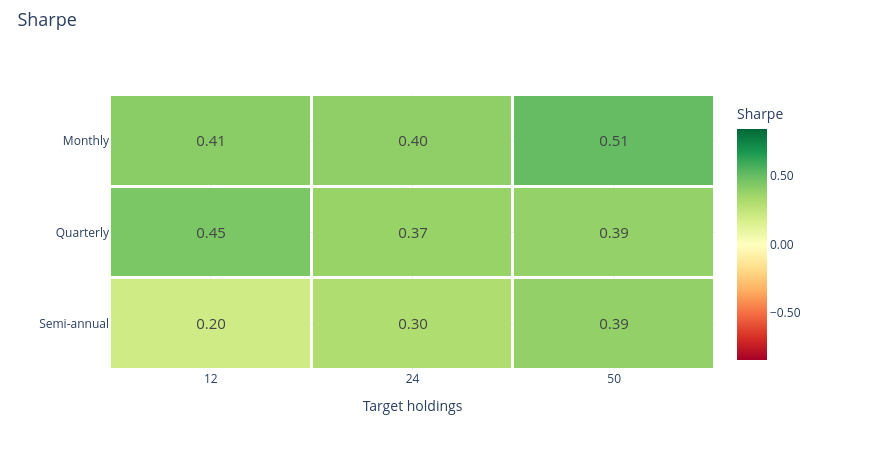

Source (notebook cell):
### Markdown cell above
### Sharpe ratio

### Code cell
research.heatmap('sharpe')

### Figure 1 — Plotly figure (JSON) as saved in the notebook; plotly's stock layout.template omitted (floating-point values rounded to 4 significant figures)
{"data": [{"colorbar": {"tickformat": ".2f", "title": {"text": "Sharpe"}}, "colorscale": [[0.0, "rgb(165,0,38)"], [0.1, "rgb(215,48,39)"], [0.2, "rgb(244,109,67)"], [0.3, "rgb(253,174,97)"], [0.4, "rgb(254,224,139)"], [0.5, "rgb(255,255,191)"], [0.6, "rgb(217,239,139)"], [0.7, "rgb(166,217,106)"], [0.8, "rgb(102,189,99)"], [0.9, "rgb(26,152,80)"], [1.0, "rgb(0,104,55)"]], "text": [["0.41", "0.40", "0.51"], ["0.45", "0.37", "0.39"], ["0.20", "0.30", "0.39"]], "textfont": {"size": 15}, "texttemplate": "%{text}", "type": "heatmap", "x": ["12", "24", "50"], "xgap": 3, "y": ["Monthly", "Quarterly", "Semi-annual"], "ygap": 3, "z": [[0.4118, 0.3953, 0.5078], [0.447, 0.3747, 0.3852], [0.2015, 0.3041, 0.3876]], "zmax": 0.8422, "zmid": 0.0, "zmin": -0.8422}], "layout": {"height": 450, "hovermode": "closest", "legend": {"font": {"size": 12}, "itemclick": "toggle", "itemdoubleclick": "toggleothers", "x": 1.025, "y": 1}, "margin": {"b": 80, "l": 110, "r": 155, "t": 95}, "title": {"font": {"size": 18}, "text": "Sharpe", "x": 0.02, "y": 0.97}, "width": 870, "xaxis": {"title": {"text": "Target holdings"}}, "yaxis": {"autorange": "reversed"}}}
